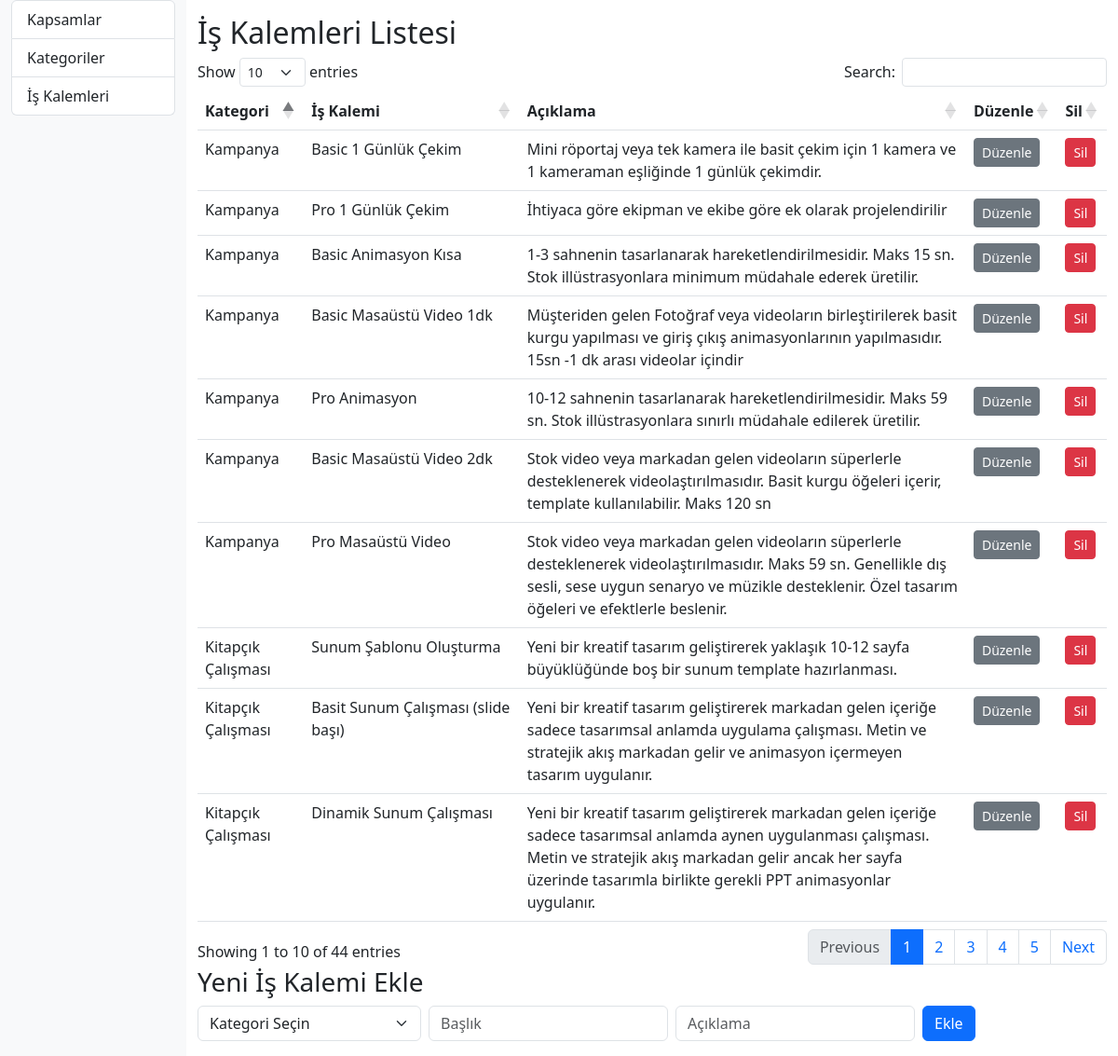
Page /index.php?page=is_kalemleri on the committed database.
### tables this page shows
CREATE TABLE `items` (
  `id` int(11) NOT NULL,
  `name` varchar(255) NOT NULL,
  `category_id` int(11) NOT NULL,
  `description` text DEFAULT NULL
);

CREATE TABLE `categories` (
  `id` int(11) NOT NULL,
  `name` varchar(255) NOT NULL
);

### is_kalemleri.php (the view, shortened to what this page needs)
<?php
include 'db.php';
$duzenleKalem = null;
$is_kalemleri = $pdo->query('SELECT i.*, c.name AS kategori_adi FROM items i JOIN categories c ON i.category_id = c.id')->fetchAll();
$kategoriler = $pdo->query('SELECT id, name FROM categories')->fetchAll();
?>
<h2>İş Kalemleri Listesi</h2>
<table class="table datatable" id="is-kalemleri-table">
    <thead>
        <tr><th>Kategori</th><th>İş Kalemi</th><th>Açıklama</th><th>Düzenle</th><th>Sil</th></tr>
    </thead>
    <tbody>
    <?php foreach ($is_kalemleri as $kalem): ?>
        <tr>
            <td><?= htmlspecialchars($kalem['kategori_adi']) ?></td>
            <td><?= htmlspecialchars($kalem['name']) ?></td>
            <td><?= htmlspecialchars($kalem['description']) ?></td>
            <td>
                <a href="?page=is_kalemleri&edit_id=<?= $kalem['id'] ?>" class="btn btn-sm btn-secondary">Düzenle</a>
            </td>
            <td>
                <form method="post" onsubmit="return confirm('Silinsin mi?');" class="d-inline">
                    <button class="btn btn-sm btn-danger">Sil</button>
                </form>
            </td>
        </tr>
    <?php endforeach; ?>
    </tbody>
</table>
<?php if ($duzenleKalem): ?>
<h3>İş Kalemini Düzenle</h3>
<form method="post" class="row g-2 mb-3">
    <div class="col-auto">
        <select name="kategori_id" class="form-select" required>
            <option value="">Kategori Seçin</option>
            <?php foreach ($kategoriler as $kat): ?>
                <option value="<?= $kat['id'] ?>" <?= $kat['id'] == $duzenleKalem['category_id'] ? 'selected' : '' ?>><?= htmlspecialchars($kat['name']) ?></option>
            <?php endforeach; ?>
        </select>
    </div>
    <div class="col-auto">
        <input name="baslik" class="form-control" value="<?= htmlspecialchars($duzenleKalem['name']) ?>" required>
    </div>
    <div class="col-auto">
        <input name="aciklama" class="form-control" value="<?= htmlspecialchars($duzenleKalem['description']) ?>" required>
        <input type="hidden" name="edit_id" value="<?= $duzenleKalem['id'] ?>">
    </div>
    <div class="col-auto">
        <button class="btn btn-success">Güncelle</button>
        <a href="?page=is_kalemleri" class="btn btn-secondary">İptal</a>
    </div>
</form>
<?php else: ?>
<h3>Yeni İş Kalemi Ekle</h3>
<form method="post" class="row g-2 mb-3">
    <div class="col-auto">
        <select name="kategori_id" class="form-select" required>
            <option value="">Kategori Seçin</option>
        </select>
    </div>
    <div class="col-auto">
        <input name="baslik" class="form-control" placeholder="Başlık" required>
    </div>
    <div class="col-auto">
        <input name="aciklama" class="form-control" placeholder="Açıklama" required>
    </div>
    <div class="col-auto">
        <button class="btn btn-primary">Ekle</button>
    </div>
</form>
<?php endif; ?>

### header.php (shortened to what this page needs)
<!DOCTYPE html>
<html lang="tr">
<head>
    <link href="https://cdn.jsdelivr.net/npm/bootstrap@5.3.0/dist/css/bootstrap.min.css" rel="stylesheet">
    <link href="https://cdn.datatables.net/1.13.4/css/dataTables.bootstrap5.min.css" rel="stylesheet">
</head>
<body>
<div class="container-fluid">

### index.php (shortened to what this page needs)
<?php
include 'header.php';
?>
<div class="row">
    <div class="col-md-2 bg-light min-vh-100">
        <?php include 'sidebar.php'; ?>
    </div>
    <div class="col-md-10 pt-3">
        <?php
        if (isset($_GET['page'])) {
            $page = $_GET['page'];
            $allowed = ['kapsamlar', 'kategoriler', 'is_kalemleri', 'kapsam_olustur'];
            if (in_array($page, $allowed)) {
                include $page . '.php';
            } else {
                echo '<p>Geçersiz sayfa.</p>';
            }
        } else {
            include 'kapsamlar.php';
        }
        ?>
    </div>
</div>
<?php include 'footer.php'; ?>

### sidebar.php
<div class="list-group mb-3">
    <a class="list-group-item list-group-item-action" href="index.php?page=kapsamlar">Kapsamlar</a>
    <a class="list-group-item list-group-item-action" href="index.php?page=kategoriler">Kategoriler</a>
    <a class="list-group-item list-group-item-action" href="index.php?page=is_kalemleri">İş Kalemleri</a>
</div>

### footer.php (shortened to what this page needs)
</div>
</body>
</html>

### rows in the picture
items: category.name "Kitapçık Çalışması", name "Sunum Şablonu Oluşturma", description "Yeni bir kreatif tasarım geliştirerek yaklaşık 10-12 sayfa büyüklüğünde boş bir sunum template hazırlanması."
items: category.name "Kitapçık Çalışması", name "Basit Sunum Çalışması (slide başı)", description "Yeni bir kreatif tasarım geliştirerek markadan gelen içeriğe sadece tasarımsal anlamda uygulama çalışması. Metin ve stratejik akış markadan gelir ve animasyon içermeyen tasarım uygulanır."
items: category.name "Kitapçık Çalışması", name "Dinamik Sunum Çalışması", description "Yeni bir kreatif tasarım geliştirerek markadan gelen içeriğe sadece tasarımsal anlamda aynen uygulanması çalışması. Metin ve stratejik akış markadan gelir ancak her sayfa üzerinde tasarımla birlikte gerekli PPT animasyonlar uygulanır."
items: category.name "Kampanya", name "Basic 1 Günlük Çekim", description "Mini röportaj veya tek kamera ile basit çekim için 1 kamera ve 1 kameraman eşliğinde 1 günlük çekimdir."
items: category.name "Kampanya", name "Pro 1 Günlük Çekim", description "İhtiyaca göre ekipman ve ekibe göre ek olarak projelendirilir"
items: category.name "Kampanya", name "Basic Animasyon Kısa", description "1-3 sahnenin tasarlanarak hareketlendirilmesidir. Maks 15 sn. Stok illüstrasyonlara minimum müdahale ederek üretilir."
items: category.name "Kampanya", name "Basic Masaüstü Video 1dk", description "Müşteriden gelen Fotoğraf veya videoların birleştirilerek basit kurgu yapılması ve giriş çıkış animasyonlarının yapılmasıdır. 15sn -1 dk arası videolar içindir"
items: category.name "Kampanya", name "Pro Animasyon", description "10-12 sahnenin tasarlanarak hareketlendirilmesidir. Maks 59 sn. Stok illüstrasyonlara sınırlı müdahale edilerek üretilir."
items: category.name "Kampanya", name "Basic Masaüstü Video 2dk", description "Stok video veya markadan gelen videoların süperlerle desteklenerek videolaştırılmasıdır. Basit kurgu öğeleri içerir, template kullanılabilir. Maks 120 sn"
items: category.name "Kampanya", name "Pro Masaüstü Video", description "Stok video veya markadan gelen videoların süperlerle desteklenerek videolaştırılmasıdır. Maks 59 sn. Genellikle dış sesli, sese uygun senaryo ve müzikle desteklenir. Özel tasarım öğeleri ve efektlerle beslenir."
